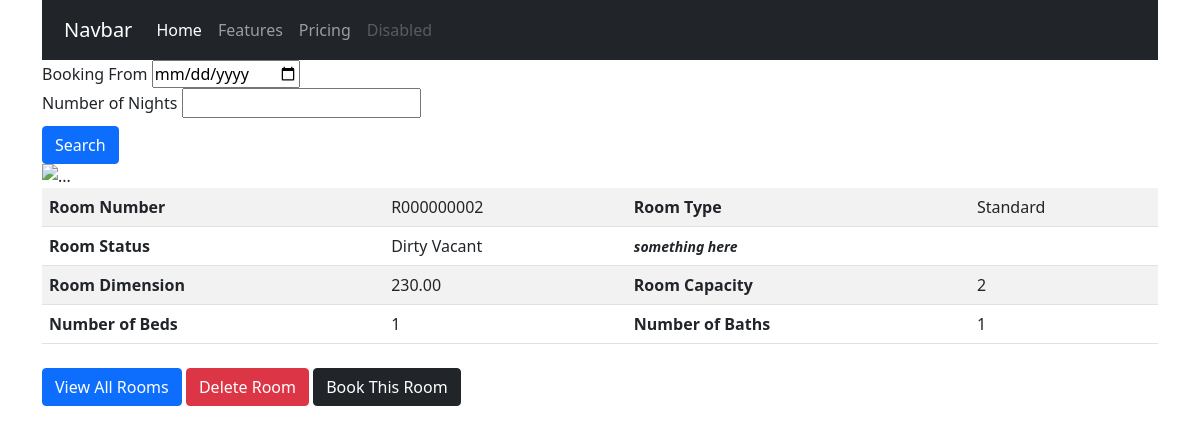
/rooms/r000000002/, run on the app's committed database.
### hotel/models.py (models this page shows, shortened)
class Room(models.Model):
    id = models.UUIDField(primary_key=True, default=uuid.uuid4, editable=False)
    roomstatus = models.CharField(_("Room Status"), max_length=2, choices=ROOMSTATUS, default='dv')
    roomnumber = models.CharField(_("Room Number"), max_length=50, default=generateRoomNumber, db_index=True, unique=True)
    roomnumber_url = models.SlugField(_("Room Number URL"), null=True)
    roomtype = models.ForeignKey(RoomType, on_delete=models.CASCADE, limit_choices_to={'roomtype_active': True}, related_name='rooms')
    roomcapacity = models.PositiveIntegerField(_("Room Capacity")) #todo: set max value for room capacity
    roombed = models.PositiveIntegerField(_("Number of Beds"))
    roombath = models.PositiveIntegerField(_("Number of Bath"))
    roomdimension = models.DecimalField(_("Dimension (in Square Feet)"), max_digits=5, decimal_places=2)
    roomextras = models.ManyToManyField(RoomExtra, verbose_name=_("List of Extra Items"))
    created_at = models.DateTimeField(_("Created At"), auto_now_add=True)
    last_updated = models.DateTimeField(_("Updated At"), auto_now=True)
    is_available = models.BooleanField(_("Room Available"), default=True)
    roomdate = models.DateTimeField(_("Empty Date Field"), blank=True, null=True)
    class Meta:
        verbose_name = _("Room")
        verbose_name_plural = _("Rooms")

class RoomType(models.Model):
    id = models.UUIDField(primary_key=True, default=uuid.uuid4, editable=False)
    roomtype_name = models.CharField(_("Name"), max_length=50)
    roomtype_cost = models.DecimalField(_("Cost of Room/Night"), max_digits=5, decimal_places=2)
    roomtype_cost1 = models.DecimalField(_("Cost of Room/Night 1"), max_digits=5, decimal_places=2, blank=True, null=True)
    roomtype_info = models.CharField(_("RoomType Info 1"), max_length=50, blank=True, null=True)
    roomtype_active = models.BooleanField(_("Is Active?"), default=True)
    class Meta:
        verbose_name = _("RoomType")
        verbose_name_plural = _("RoomTypes")
    def __str__(self):
        return self.roomtype_name

### hotel/views.py (the view)
# urls.py: path('<slug>/', RoomDetailView.as_view(), name='room_detail'),
class RoomDetailView(generic.DetailView):
    model = Room
    slug_field = 'roomnumber_url'
    context_object_name = 'room'
    template_name = 'rooms/roomdetail.html'
    def get_context_data(self, **kwargs):
        context = super(RoomDetailView, self).get_context_data(**kwargs)
        room = self.get_object()
        bookings = room.booking_set.all()
        if bookings:
            context['bookings'] = bookings
            return context
        return context

### templates/rooms/roomdetail.html (shortened to what this page needs)
{% extends 'base.html' %}
{% block content %}
    <div id="carouselExampleControls" class="carousel slide" data-bs-ride="carousel">
        <div class="carousel-inner">
        <div class="carousel-item active">
            <img src="..." class="d-block w-100" alt="...">
        </div>
        </div>
        <button class="carousel-control-prev" type="button" data-bs-target="#carouselExampleControls" data-bs-slide="prev">
        <span class="carousel-control-prev-icon" aria-hidden="true"></span>
        </button>
        <button class="carousel-control-next" type="button" data-bs-target="#carouselExampleControls" data-bs-slide="next">
        <span class="carousel-control-next-icon" aria-hidden="true"></span>
        </button>
    </div>
    <div class="room-items">
        <table class="table table-striped">
            <tbody>
              <tr>
                <th scope="row">Room Number</th>
                <td>{{ room.roomnumber }}</td>
                <th scope="row">Room Type</th>
                <td>{{ room.roomtype }}</td>
              </tr>
              <tr>
                <th scope="row">Room Status</th>
                <td>{{ room.get_roomstatus_display }}</td>
                <th scope="row"><i><small>something here</small></i></th>
                <td>
                </td>
              </tr>
              <tr>
                <th scope="row">Room Dimension</th>
                <td>{{ room.roomdimension }}</td>
                <th scope="row">Room Capacity</th>
                <td>{{ room.roomcapacity }}</td>
              </tr>
              <tr>
                <th scope="row">Number of Beds</th>
                <td>{{ room.roombed }}</td>
                <th scope="row">Number of Baths</th>
                <td>{{ room.roombath }}</td>
              </tr>
            </tbody>
        </table>
    </div>
    <div class="room-list">
        <a href="{% url 'room_list' %}"><button class="btn btn-primary">View All Rooms</button></a>
        <a href="{% url 'room_delete' room.roomnumber_url %}"><button class="btn btn-danger">Delete Room</button></a>
        <a href="{% url 'booking_create' room.roomnumber_url %}"><button class="btn btn-dark">Book This Room</button></a>
    </div>
{% endblock content %}

### static/styles/main.css (style rules this page uses)
.btn { margin-top: 8px; }
.table>:not(caption)>*>* { padding: 7px 7px; }
table { width: 70px; }

### data on the page
Room: roomnumber "R000000002", roomtype "Standard", roomstatus "Dirty Vacant", roomdimension "230.00", roomcapacity "2", roombed "1", roombath "1"
